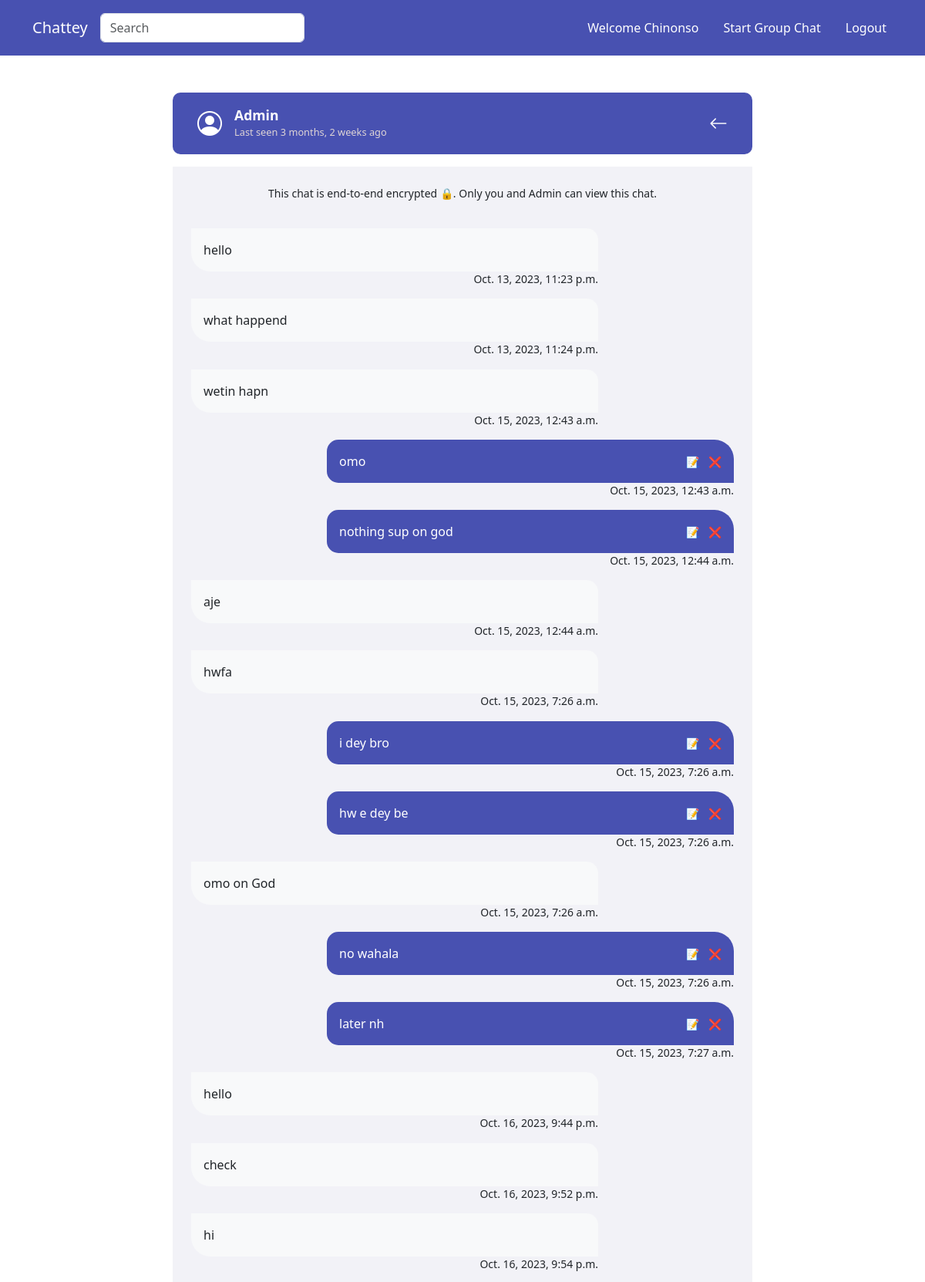
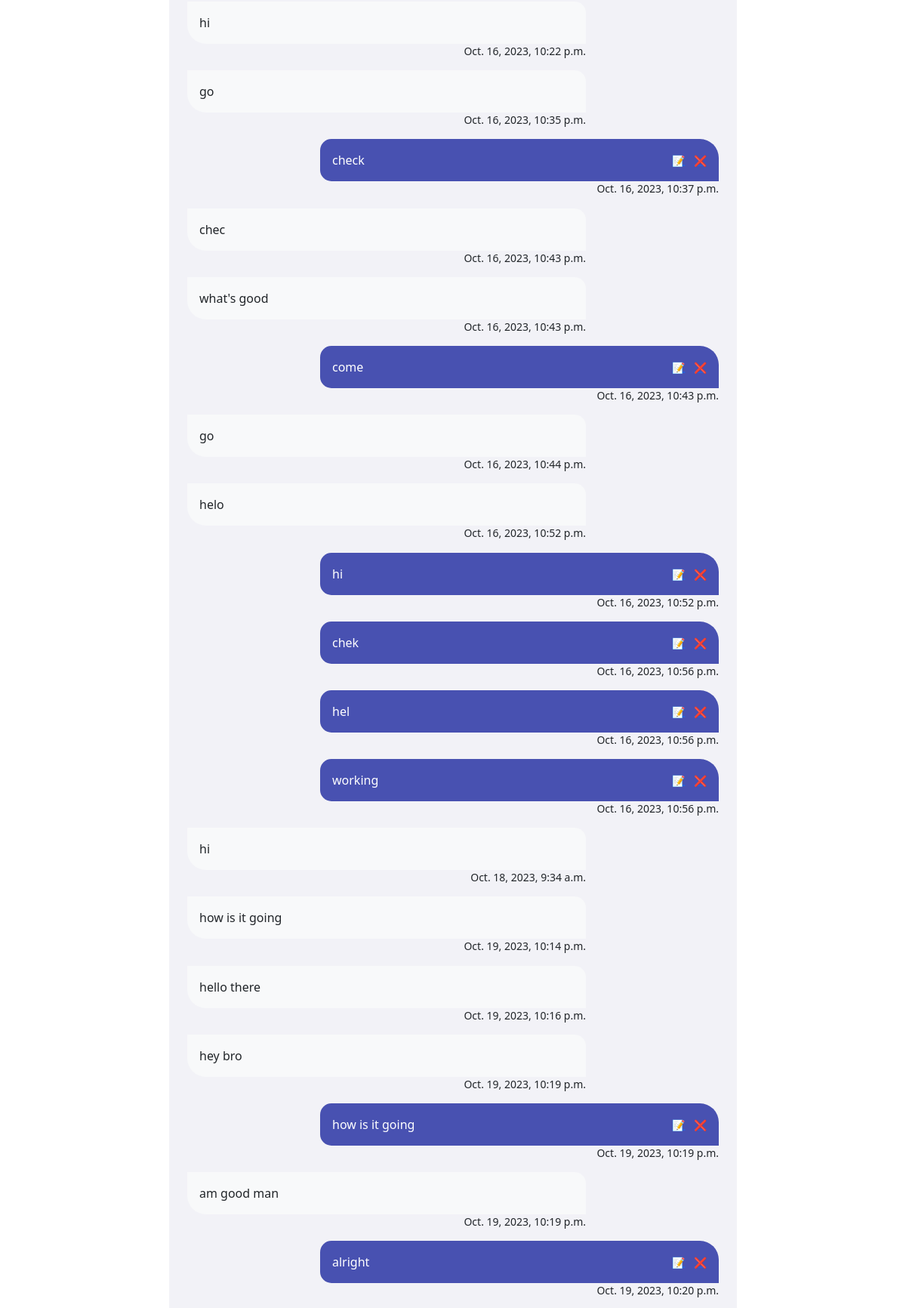
Page /private-chat/admin (signed in, upper part) on the committed database (2 pictures, top to bottom).
### base/models.py (models this page shows)
class Message(models.Model):
    body = models.TextField()
    sender = models.ForeignKey(User, on_delete=models.CASCADE, related_name="sent_messages")
    receiver = models.ForeignKey(User, on_delete=models.CASCADE, related_name="received_messages", null=True)
    room = models.ForeignKey(ChatRoom, on_delete=models.SET_NULL, null=True, blank=True)
    timestamp = models.DateTimeField(auto_now_add=True)
    is_read = models.BooleanField(default=False)
    is_deleted = models.BooleanField(default=False)
    is_edited = models.BooleanField(default=False)
    def __str__(self):
        return self.body

### base/views.py (the view)
@login_required(login_url="login")
def pchat(request, username):
    other_user = User.objects.get(username=username)
    if request.user.is_authenticated:
        chat_messages = Message.objects.filter(
            Q(sender=request.user, receiver=other_user) | Q(sender=other_user, receiver=request.user)
        ).order_by('timestamp')
    else:
        chat_messages = None
    context ={'other_user': other_user, 'chat_messages': chat_messages}
    return render(request, 'base/pchat.html', context)

### base/context_procesors.py (called while the page is built)
def custom_request(request):
    return {'request': request}

### templates/base/pchat.html (shortened to what this page needs)
{% extends 'base/main.html' %}
{% load static %}
{% block css %}
    <link rel="stylesheet" href="{% static 'css/index.css' %}">
    <link rel="stylesheet" href="{% static 'css/pchat.css' %}">
{% endblock css %}
{% block content %}
<section class="pchat-sect">
    {% if request.user.is_authenticated %}
        <div class="pchat-div">
            <a href="{% url 'user-profile' other_user.id %}" style="text-decoration: none; color: inherit;">
            <div class="person-sect d-flex theme-color text-white align-items-center mb-3">
                <div class="d-flex">
                <i class="bi bi-person-circle size2"></i>
                <div class="d-flex flex-column ms-3 align-items-start">
                    <div class="name-container mb-0">
                        <p class="name me-auto">{{other_user.username|title}}</p>
                    </div>
                    <div class="chat-container mt-0">
                        {% if other_user.last_login %}
                        <p class="group-desc">Last seen {{other_user.last_login|timesince}} ago</p>
                        {% else %}
                        <p class="group-desc">Joined {{other_user.date_joined}}</p>
                        {% endif %}
                    </div>
                </div>
                </div>
                <div class="ms-auto">
                    <a href="{% url 'home' %}">
                        <i class="bi bi-arrow-left size3"></i>
                    </a>
                </div>
            </div>
            </a>
            <div class="chat-area theme-light">
                <small style="display: block;" class="text-center">This chat is end-to-end encrypted 🔒. Only you and {{other_user.username|title}} can view this chat.</small>
                {% for chat_message in chat_messages %}
                <div class="prev-chat-area">
                    {% if chat_message.sender == request.user %}
                    <div class="sender-message theme-color text-white text-right ms-auto">{{chat_message}}
                       <small class="message-time text-dark">{{chat_message.timestamp}}</small>
                       <small class="edit-and-delete">
                        <a href="{% url 'edit-message' chat_message.id %}" class="me-2">📝</a>
                        <a href="{% url 'delete-message' chat_message.id %}">❌</a>
                       </small>
                    </div>
                    {% else %}
                    <div class="receiver-message bg-light text-left me-auto">{{chat_message}}
                        <small class="message-time">{{chat_message.timestamp}}</small>
                    </div>
                    {% endif %}
                </div>
                {% empty %}
                <small style="display: block;" class="text-center" id="prev-check">You don't have a previous conversation with {{other_user.username|title}}.</small>
                {% endfor %}
            </div>
        </div>
        {% else %}
        <p>Login to view this page</p>
        {% endif %}
      </section>
{% endblock %}

### templates/base/navbar.html (shortened to what this page needs)
<nav class="navbar navbar-expand-lg theme-color">
    <div class="container pt-2 pb-2">
      <a class="navbar-brand fw-600 text-white" href="{% url 'home' %}">Chattey</a>
      <div class="collapse navbar-collapse" id="navbarSupportedContent">
        <div class="me-auto">
          {% if user.is_authenticated %}
            <form class="my-3 my-lg-0" role="search">
            <input class="form-control me-2" type="search" placeholder="Search" aria-label="Search">
            </form>
          {% endif %}
        </div>
        <ul class="navbar-nav mb-2 mb-lg-0">
          {% if user.is_authenticated %}
          <li class="nav-item fw-600">
            <a class="nav-link text-white">Welcome {{request.user.username|title}}</a>
          </li>
          <li class="nav-item">
            <a class="nav-link fw-100 text-white mx-0 mx-md-3"href="{% url 'create-group' %}">Start Group Chat</a>
          </li>
          <li class="nav-item">
            <a class="nav-link text-white" href="{% url 'logout' %}">Logout</a>
          </li>
          {% endif %}
        </ul>
      </div>
    </div>
  </nav>

### static/css/index.css (style rules this page uses)
* { box-sizing: border-box; }
body { position: relative; width: 100vw; overflow-x: hidden; overflow-y: auto; margin: 0; padding: 0; }
a { color: inherit; text-decoration: none; font-style: normal; }
.theme-color { background-color: rgb(72, 81, 177); }
.theme-light { background-color: rgb(242, 242, 247); }
.person-sect { padding: 1rem 2rem; border-radius: 10px; }
.name-container { display: flex; flex-direction: row; justify-content: flex-start; row-gap: auto; align-items: flex-end; }
.name { font-weight: 600; font-size: 1.1rem; margin: 0; }
.time, .last-chat, .group-desc { font-weight: 500; font-size: 0.8rem; margin: 0; }
.group-desc { color: #dfd5d5; }

### static/css/pchat.css (style rules this page uses)
a { color: inherit; text-decoration: none; }
.pchat-sect { margin: 1rem 12rem; }
.pchat-div { border-radius: 20px; padding: 2rem }
.edit-and-delete { position: absolute; right: 1rem; top: 50%; transform: translateY(-50%); font-weight: 500; }
.chat-area { padding: 1.5rem; position: relative; border-radius: 0 0 15px 15px; }
.prev-chat-area { position: relative; }
.message-time { position: absolute; bottom: -20px; right: -0; }
.sender-message, .receiver-message { width: auto; max-width: 75%; padding: 1rem; border-radius: 5px; margin: 2.2rem 0; position: relative; }
.sender-message { border-radius: 15px 25px 0 15px; position: relative; }
.receiver-message { border-radius: 0 15px 0 25px; }
.size2 { font-size: 2rem; }
.size3 { font-size: 1.5rem; font-weight: 700; color: #FFF; }

### rows in the picture
Message: body "hello", timestamp "Oct. 13, 2023, 11:23 p.m."
Message: body "what happend", timestamp "Oct. 13, 2023, 11:24 p.m."
Message: body "wetin hapn", timestamp "Oct. 15, 2023, 12:43 a.m."
Message: body "omo", timestamp "Oct. 15, 2023, 12:43 a.m."
Message: body "nothing sup on god", timestamp "Oct. 15, 2023, 12:44 a.m."
Message: body "aje", timestamp "Oct. 15, 2023, 12:44 a.m."
Message: body "hwfa", timestamp "Oct. 15, 2023, 7:26 a.m."
Message: body "i dey bro", timestamp "Oct. 15, 2023, 7:26 a.m."
Message: body "hw e dey be", timestamp "Oct. 15, 2023, 7:26 a.m."
Message: body "omo on God", timestamp "Oct. 15, 2023, 7:26 a.m."
Message: body "no wahala", timestamp "Oct. 15, 2023, 7:26 a.m."
Message: body "later nh", timestamp "Oct. 15, 2023, 7:27 a.m."
Message: body "hello", timestamp "Oct. 16, 2023, 9:44 p.m."
Message: body "check", timestamp "Oct. 16, 2023, 9:52 p.m."
Message: body "hi", timestamp "Oct. 16, 2023, 9:54 p.m."
Message: body "hi", timestamp "Oct. 16, 2023, 10:22 p.m."
Message: body "go", timestamp "Oct. 16, 2023, 10:35 p.m."
Message: body "check", timestamp "Oct. 16, 2023, 10:37 p.m."
Message: body "chec", timestamp "Oct. 16, 2023, 10:43 p.m."
Message: body "what's good", timestamp "Oct. 16, 2023, 10:43 p.m."
Message: body "come", timestamp "Oct. 16, 2023, 10:43 p.m."
Message: body "go", timestamp "Oct. 16, 2023, 10:44 p.m."
Message: body "helo", timestamp "Oct. 16, 2023, 10:52 p.m."
Message: body "hi", timestamp "Oct. 16, 2023, 10:52 p.m."
Message: body "chek", timestamp "Oct. 16, 2023, 10:56 p.m."
Message: body "hel", timestamp "Oct. 16, 2023, 10:56 p.m."
Message: body "working", timestamp "Oct. 16, 2023, 10:56 p.m."
Message: body "hi", timestamp "Oct. 18, 2023, 9:34 a.m."
Message: body "how is it going", timestamp "Oct. 19, 2023, 10:14 p.m."
Message: body "hello there", timestamp "Oct. 19, 2023, 10:16 p.m."
Message: body "hey bro", timestamp "Oct. 19, 2023, 10:19 p.m."
Message: body "how is it going", timestamp "Oct. 19, 2023, 10:19 p.m."
Message: body "am good man", timestamp "Oct. 19, 2023, 10:19 p.m."
Message: body "alright", timestamp "Oct. 19, 2023, 10:20 p.m."

### other values in the picture
{{ request.user.username|title }} "Chinonso"
{{ other_user.username|title }} "Admin"
{{ other_user.last_login|timesince }} "3 months, 2 weeks"
